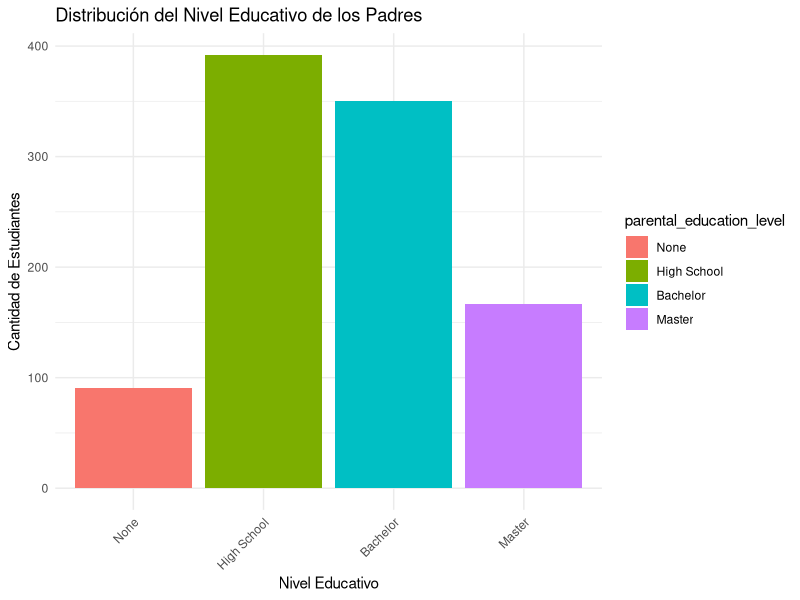
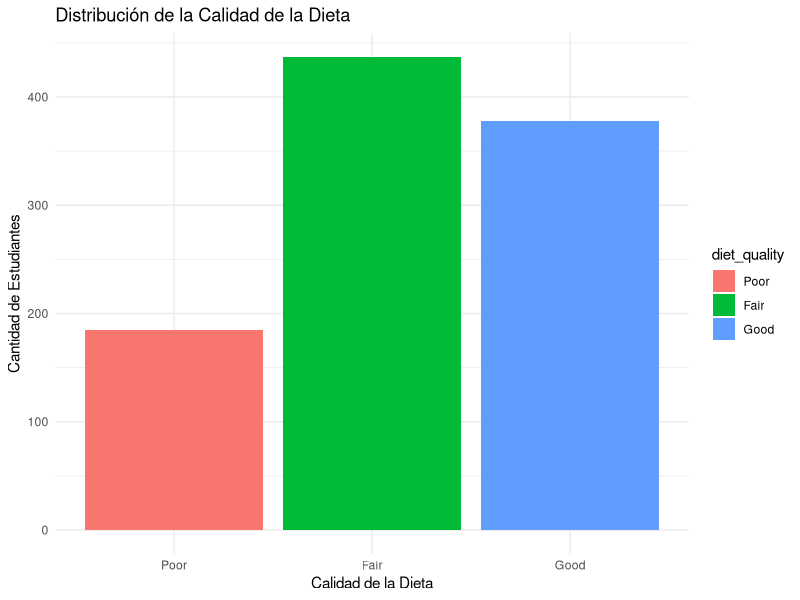
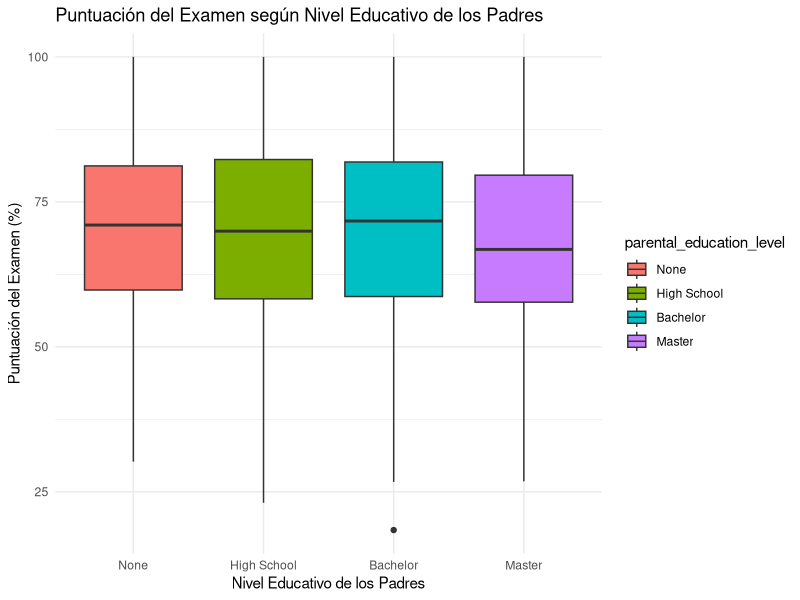
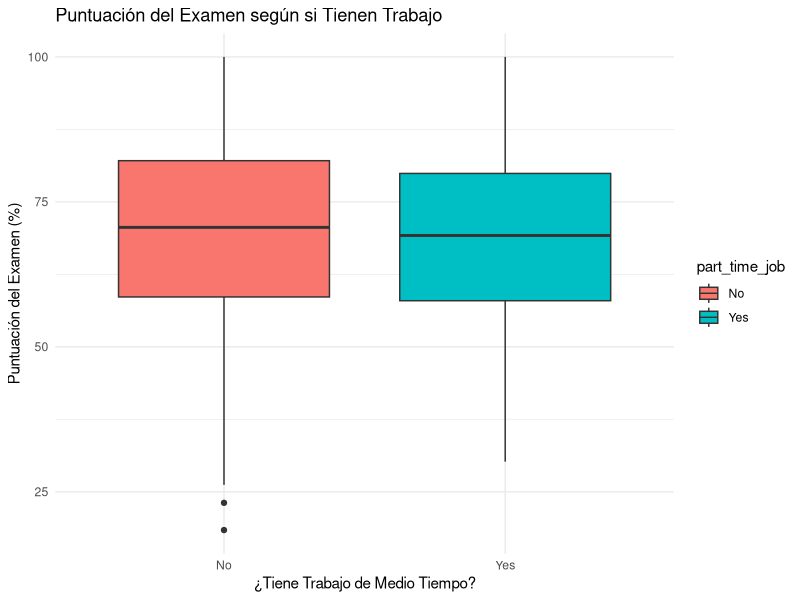
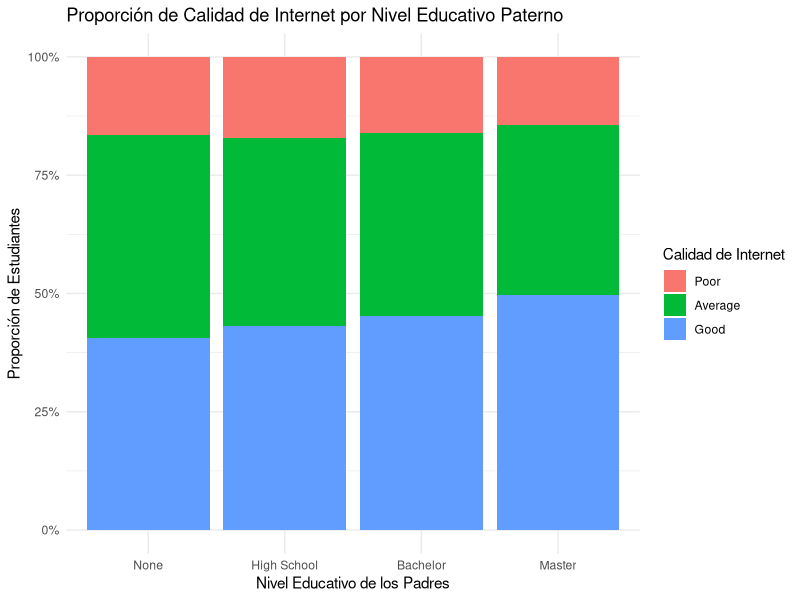
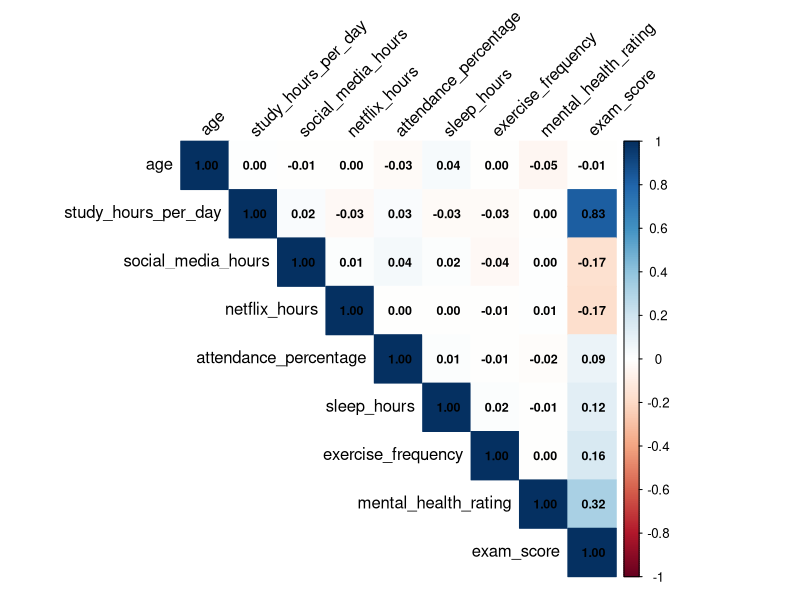
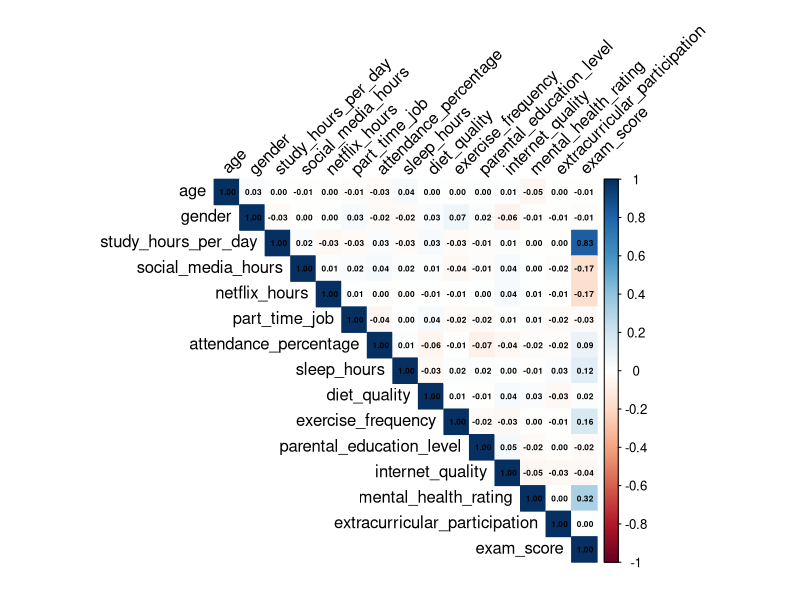
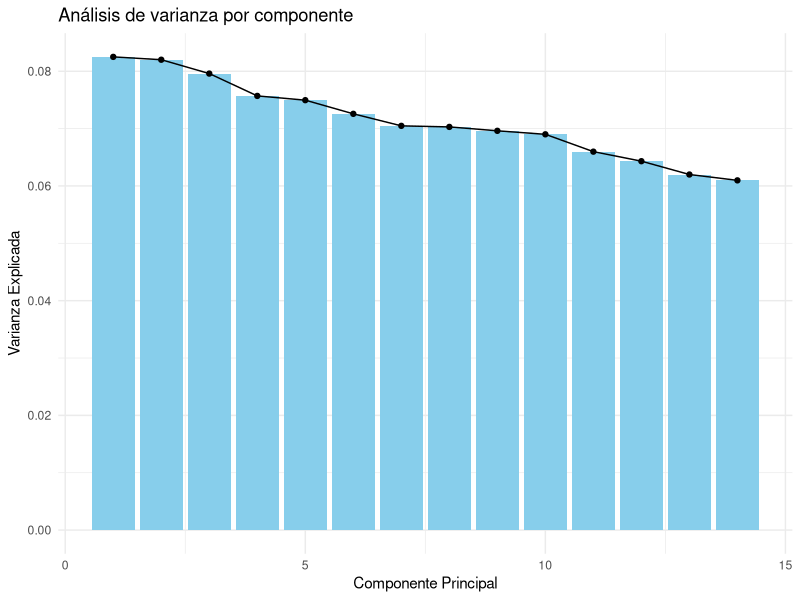

Here is the R script that generated these plots, in order:
## ---- chunk 1
habits <- read.csv("habits.csv")
## ---- chunk 2
library(dplyr)
library(ggplot2)
library(corrplot)

habits |>
  select(age, study_hours_per_day, social_media_hours, netflix_hours, attendance_percentage, sleep_hours, exercise_frequency, mental_health_rating, exam_score) |>
  summary()
## ---- chunk 3
habits %>%
  select(gender, part_time_job, diet_quality, parental_education_level, internet_quality, extracurricular_participation) %>%
  lapply(table)
## ---- chunk 4
datos <- habits |>
  mutate(
    diet_quality = factor(diet_quality, levels = c("Poor", "Fair", "Good")),
    internet_quality = factor(internet_quality, levels = c("Poor", "Average", "Good")),
    parental_education_level = factor(parental_education_level, 
                                      levels = c("None", "High School", "Bachelor", "Master"))
  )
## ---- chunk 5
ggplot(datos, aes(x = parental_education_level, fill = parental_education_level)) +
  geom_bar() +
  labs(title = "Distribución del Nivel Educativo de los Padres",
       x = "Nivel Educativo",
       y = "Cantidad de Estudiantes") +
  theme_minimal() +
  theme(axis.text.x = element_text(angle = 45, hjust = 1))
## ---- chunk 6
# Gráfico 2: Distribución de la Calidad de la Dieta
ggplot(datos, aes(x = diet_quality, fill = diet_quality)) +
  geom_bar() +
  labs(title = "Distribución de la Calidad de la Dieta",
       x = "Calidad de la Dieta",
       y = "Cantidad de Estudiantes") +
  theme_minimal()
## ---- chunk 7
ggplot(datos, aes(x = parental_education_level, y = exam_score, fill = parental_education_level)) +
  geom_boxplot() +
  labs(title = "Puntuación del Examen según Nivel Educativo de los Padres",
       x = "Nivel Educativo de los Padres",
       y = "Puntuación del Examen (%)") +
  theme_minimal()
## ---- chunk 8
ggplot(datos, aes(x = part_time_job, y = exam_score, fill = part_time_job)) +
  geom_boxplot() +
  labs(title = "Puntuación del Examen según si Tienen Trabajo",
       x = "¿Tiene Trabajo de Medio Tiempo?",
       y = "Puntuación del Examen (%)") +
  theme_minimal()
## ---- chunk 9
ggplot(datos, aes(x = parental_education_level, fill = internet_quality)) +
  geom_bar(position = "fill") + # "fill" muestra proporciones (porcentajes)
  labs(title = "Proporción de Calidad de Internet por Nivel Educativo Paterno",
       x = "Nivel Educativo de los Padres",
       y = "Proporción de Estudiantes",
       fill = "Calidad de Internet") +
  scale_y_continuous(labels = scales::percent) + # Eje Y en porcentaje
  theme_minimal()
## ---- chunk 10
numeric_vars <- habits %>%
  select(age, study_hours_per_day, social_media_hours, netflix_hours, 
         attendance_percentage, sleep_hours, exercise_frequency, 
         mental_health_rating, exam_score)
cor_matrix <- cor(numeric_vars)
corrplot(cor_matrix, method = "color", type = "upper", 
         addCoef.col = "black", tl.col = "black", tl.srt = 45,  number.cex = 0.75)
## ---- chunk 11
datos_convertidos <- habits |>
  mutate(
    # Variables binarias (0/1)
    gender = if_else(gender == "Male", 1, 0),
    part_time_job = if_else(part_time_job == "Yes", 1, 0),
    extracurricular_participation = if_else(extracurricular_participation == "Yes", 1, 0),
    diet_quality = case_when(
      diet_quality == "Poor"   ~ 1,
      diet_quality == "Fair"   ~ 2,
      diet_quality == "Good"   ~ 3,
      TRUE ~ NA_real_ # Por si hay otros valores
    ),
    
    internet_quality = case_when(
      internet_quality == "Poor"    ~ 1,
      internet_quality == "Average" ~ 2,
      internet_quality == "Good"    ~ 3,
      TRUE ~ NA_real_
    ),
    
    parental_education_level = case_when(
      parental_education_level == "None"        ~ 0,
      parental_education_level == "High School" ~ 1,
      parental_education_level == "Bachelor"    ~ 2,
      parental_education_level == "Master"      ~ 3,
      TRUE ~ NA_real_
    )
  )

cor_matrix <- cor(datos_convertidos)
corrplot(cor_matrix, method = "color", type = "upper", 
         addCoef.col = "black", tl.col = "black", tl.srt = 45,  number.cex = 0.5)
## ---- chunk 12
datos_pca <- datos_convertidos[, names(datos_convertidos) != "exam_score"]
pca_fit <- datos_pca |>
  scale() |>
  prcomp()

summary(pca_fit)

variance_explained <- pca_fit$sdev^2 / sum(pca_fit$sdev^2)
cumulative_variance <- cumsum(variance_explained)

## ---- chunk 13
data.frame(
  PC = 1:length(variance_explained),
  Variance = variance_explained
) %>%
  ggplot(aes(x = PC, y = Variance)) +
  geom_bar(stat = "identity", fill = "skyblue") +
  geom_point() +
  geom_line() +
  labs(title = "Análisis de varianza por componente",
       x = "Componente Principal",
       y = "Varianza Explicada") +
  theme_minimal()
## ---- chunk 14
data.frame(
  PC = 1:length(cumulative_variance),
  Cumulative_Variance = cumulative_variance
) |>
  ggplot(aes(x = PC, y = Cumulative_Variance)) +
  geom_line(color = "darkgreen", size = 1.2) +
  geom_point(color = "darkgreen", size = 3) +
  labs(title = "Varianza Acumulada por Componente Principal",
       x = "Número de Componentes Principales",
       y = "Varianza Acumulada") +
  geom_hline(yintercept = 0.80, linetype = "dashed", color = "red") + 
  theme_minimal()
